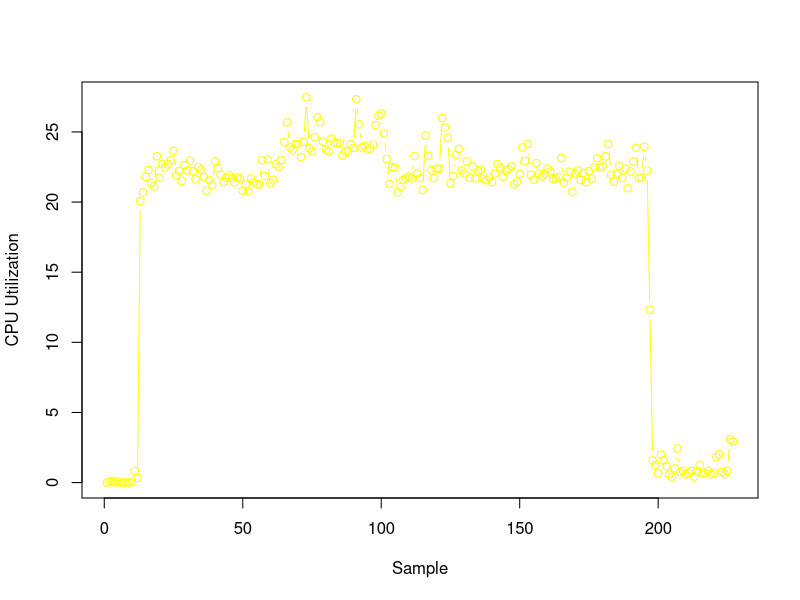

Write R code to recreate this figure.
#set Working Directory
setwd('C:\\Users\\User\\Desktop\\EAA\\myCA2\\showsamples') 

#read from trhe data file
sysdata <- read.table('mpstat.dat', header=TRUE)

#print the data to the screen
#sysdata[,'V11']

#plot the trend data here
plot(sysdata[,'X.sys'],xlab='Sample', ylab='CPU Utilization',type='b', col='yellow')

#reverse the data to obtain 
#plot(100-sysdata[,'X.sys'],xlab='Time(sec)', ylab='System Usage', type='b', col='blue')

#compute the utilization
#summary(100-sysdata[,'X.idle'])
